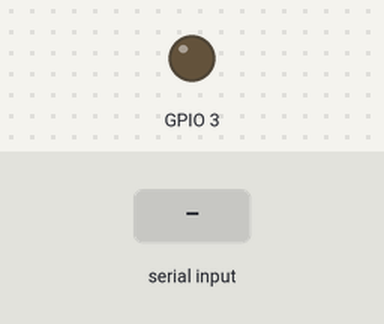
A sketch run on a simulated ESP32. Parts: output pins drawn as LEDs (lit = HIGH). The test bench sets the inputs (shaded band). Nothing arrives over Bluetooth unless stated.

Above: at 2.8 s.
2.9 s: "1" received over the second serial link
At 4.2 s:
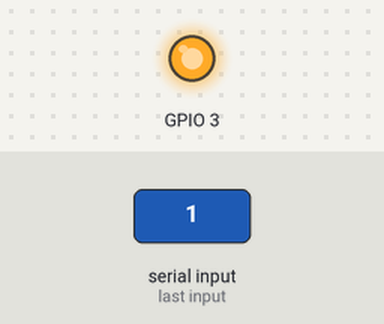
4.5 s: "2" received over the second serial link
At 5.7 s:
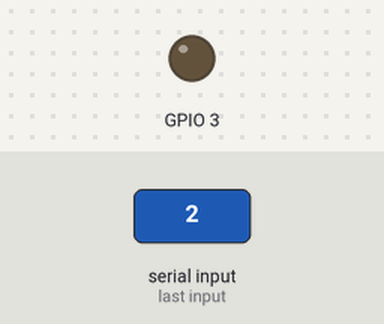
Timing chart, 0 to 7.5 s (numbered marks = the images above; inputs shaded):
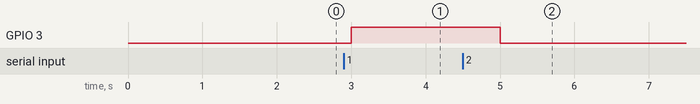

The sketch:

20201113_practice_bluetoothNo2.ino
```cpp
#include <BluetoothSerial.h>
BluetoothSerial BTYU;
void setup()
{
  Serial.begin(115200);
  BTYU.begin("20201113_YU");//記得改名
  pinMode(3, OUTPUT);
}
void loop()
{
//  if (Serial.available())
//  {
//    String data = Serial.readString();
//    BTYU.println(data);
//  }
  if (BTYU.available())
  {
    BTYU.println("ESP GET");
    char data2 = BTYU.read();
    if (data2 == '1')
    {
      digitalWrite(3, HIGH);
      BTYU.println("LED ON");
    }
    else if (data2 == '2')
    {
      digitalWrite(3, LOW);
      BTYU.println("LED OFF");
    }
  }
  delay(1000);
}
```

Measured:
- after the input at 2.9 s, GPIO 3: LOW → HIGH after 0.10 s
- after the input at 4.5 s, GPIO 3: HIGH → LOW after 0.50 s
